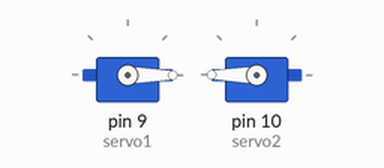
This sketch was run on a simulated Arduino Uno, built with avr-gcc and run on an emulated ATmega328P. On the bench: 2 × servo.

Above: at 0.1 s.
At 5.1 s:
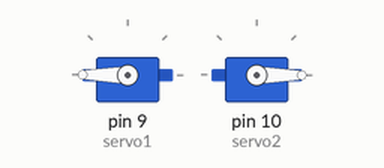
At 15.1 s:
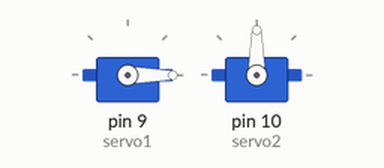
At 35.1 s:
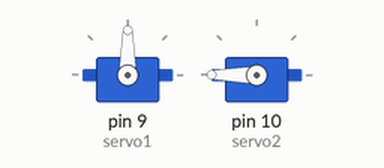
Timing chart, 0 to 36.6 s (numbered marks = the images above):
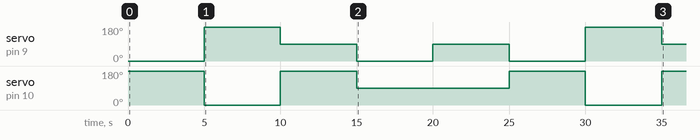

The sketch:

les02_servo_functies.ino
```cpp
/***************************************/
/*  Gebruik de Arduino om de Servo's te controleren
/**************************************/

#include <Servo.h>

Servo servo1;
Servo servo2;

// positie servo's. Start: stilstaan
// waarde in percenten -100 .. 100
int servL = 0;
int servR = 0;

// bijhouden tijd
unsigned long timesec,   timesecbegin  =0UL;
unsigned long timemilli, timemillibegin=0UL;
unsigned long timemicro, timemicrobegin=0UL;

void setup()
{
  servo1.attach( 9);  // connecteer servo op pin  9
  servo2.attach(10);  // connecteer servo op pin 10

  set_servos(servL, servR);
  dotime();
}

void loop()
{
  dotime();
  //voorgedefinieerde weg afleggen in seconden
  if      (timesec < 5) vooruit();
  else if (timesec < 10) achteruit();
  else if (timesec < 15) links();
  else if (timesec < 20) rechts();
  else if (timesec < 25) stopauto();
  else {
    //herbegin
    resettime();
  }
}
/* handige korte functies voor typische beweging
 */
 void vooruit()        {set_servos( 100,  100); }
 void vooruit(int v)   {set_servos(   v,    v); }
 void achteruit()      {set_servos(-100, -100); }
 void achteruit(int v) {set_servos(  -v,   -v); }
 void links()          {set_servos(   0,  100); }
 void links(int v)     {set_servos(   0,    v); }
 void rechts()         {set_servos( 100,    0); }
 void rechts(int v)    {set_servos(   v,    0); }
 void linkshard()      {set_servos(-100,  100); }
 void linkshard(int v) {set_servos(  -v,    v); }
 void rechtshard()     {set_servos( 100, -100); }
 void rechtshard(int v){set_servos(   v,   -v); }
 void stopauto()       {set_servos(   0,    0); }

/* De servo's snelheden geven in percent van de
   maximale snelheid.
 */
void set_servos(int links, int rechts)
{
  //testen van de input
  if (links > 100) links = 100;
  if (links < -100) links = -100;
  if (rechts > 100) rechts = 100;
  if (rechts < -100) rechts = -100;
  //waarde sturen naar de servo als verschillend van huidige
  if (links != servL) {
    servo1.write(90- 90 * links/100.);
    servL = links;
  }
  if (rechts != servR) {
    //opgelet, rechts staat tegengesteld, dus maal -1 !!
    servo2.write(90 + 90 * rechts/100.);
    servR = rechts;
  }
}
/* Opslaan van de tijd
 */
void dotime()
{
  timemilli = millis()-timemillibegin;
  timemicro = micros()-timemicrobegin;
  timesec = timemilli/1000;
}
void resettime()
{
    timemillibegin = timemilli;
    timemicrobegin = timemicro;
    timemilli = 0UL; timemicro=0UL; timesec=0UL;
}
```

Measured:
- by itself, servo on pin 9 (servo1): 0° → 180° at 5.0 s, → 90° 5.0 s later, → 0° 5.0 s later, → 90° 5.0 s later, … (7 changes in this stretch)
- by itself, servo on pin 10 (servo2): 180° → 0° at 5.0 s, → 180° 5.0 s later, → 90° 5.0 s later, → 180° 10.0 s later, … (6 changes in this stretch)
